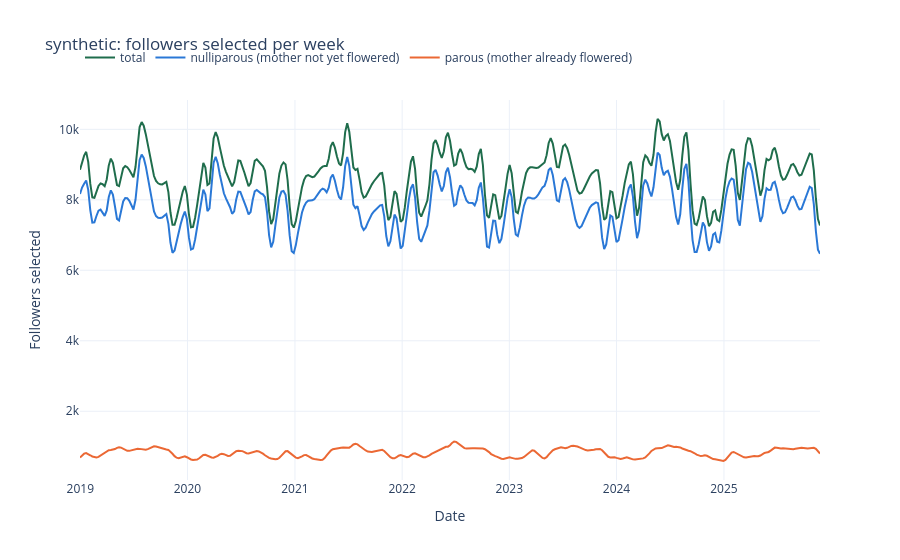

The code cell stored with this chart in its notebook:
### Code cell
if sucker_selection_df is not None:
    fig = go.Figure()
    fig.add_trace(go.Scatter(x=sucker_selection_df["date"], y=sucker_selection_df["total"], name="total", line=dict(color="#1F6D4C", width=2)))
    fig.add_trace(go.Scatter(x=sucker_selection_df["date"], y=sucker_selection_df["nulliparous"], name="nulliparous (mother not yet flowered)", line=dict(color="#2a78d6", width=2)))
    fig.add_trace(go.Scatter(x=sucker_selection_df["date"], y=sucker_selection_df["parous"], name="parous (mother already flowered)", line=dict(color="#eb6834", width=2)))
    fig.update_layout(
        title=f"{DATA_DIR.name}: followers selected per week",
        xaxis_title="Date",
        yaxis_title="Followers selected",
        template="plotly_white",
        legend=dict(orientation="h", y=1.15),
    )
    fig.show()
else:
    print("No sucker-selection records to plot.")

### Figure 1 — Plotly figure (JSON) as saved in the notebook; plotly's stock layout.template omitted (floating-point values rounded to 4 significant figures; data arrays with more than 128 entries replaced by an {"elided": "..."} marker saying what was removed)
{"data": [{"line": {"color": "#1F6D4C", "width": 2}, "name": "total", "type": "scatter", "x": {"elided": "359 str values"}, "y": {"elided": "359 float values"}}, {"line": {"color": "#2a78d6", "width": 2}, "name": "nulliparous (mother not yet flowered)", "type": "scatter", "x": {"elided": "359 str values"}, "y": {"elided": "359 float values"}}, {"line": {"color": "#eb6834", "width": 2}, "name": "parous (mother already flowered)", "type": "scatter", "x": {"elided": "359 str values"}, "y": {"elided": "359 float values"}}], "layout": {"legend": {"orientation": "h", "y": 1.15}, "title": {"text": "synthetic: followers selected per week"}, "xaxis": {"title": {"text": "Date"}}, "yaxis": {"title": {"text": "Followers selected"}}}}
